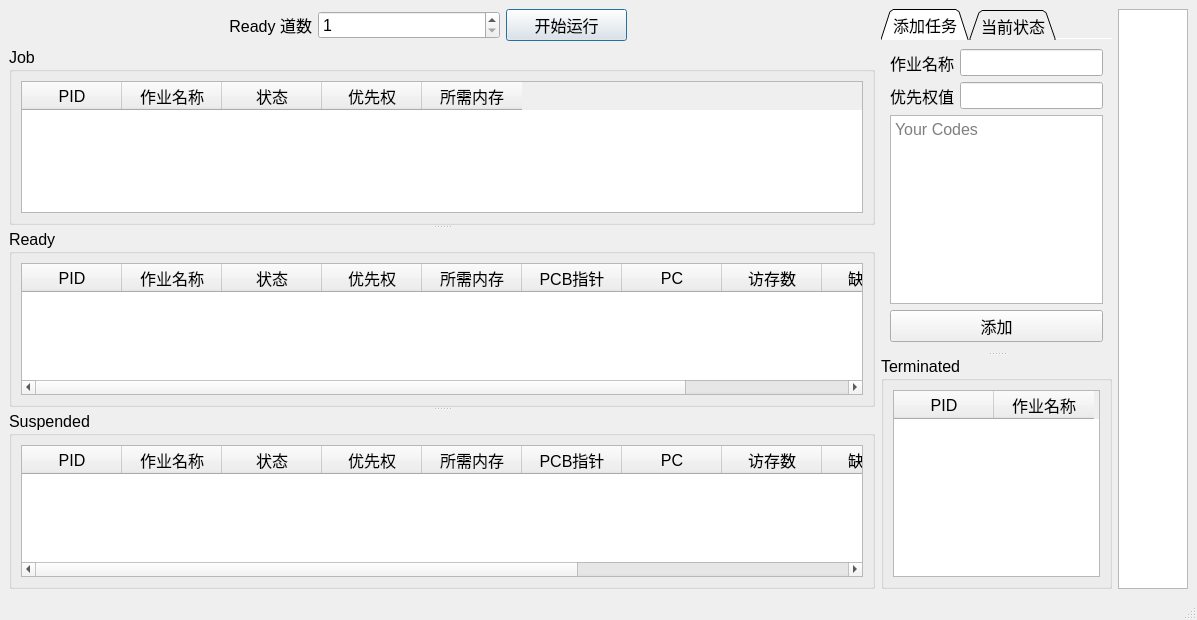
<?xml version="1.0" encoding="UTF-8"?>
<ui version="4.0">
 <class>MainWindow</class>
 <widget class="QMainWindow" name="MainWindow">
  <property name="windowModality">
   <enum>Qt::NonModal</enum>
  </property>
  <property name="geometry">
   <rect>
    <x>0</x>
    <y>0</y>
    <width>1197</width>
    <height>620</height>
   </rect>
  </property>
  <property name="font">
   <font>
    <pointsize>9</pointsize>
   </font>
  </property>
  <property name="focusPolicy">
   <enum>Qt::StrongFocus</enum>
  </property>
  <property name="windowTitle">
   <string>调度模拟</string>
  </property>
  <property name="unifiedTitleAndToolBarOnMac">
   <bool>true</bool>
  </property>
  <widget class="QWidget" name="centralwidget">
   <property name="font">
    <font>
     <pointsize>12</pointsize>
    </font>
   </property>
   <layout class="QHBoxLayout" name="horizontalLayout_6" stretch="30,8,1">
    <item>
     <layout class="QVBoxLayout" name="verticalLayout_4">
      <item>
       <layout class="QHBoxLayout" name="horizontalLayout_5">
        <item>
         <layout class="QHBoxLayout" name="BottomLayout" stretch="5,3,2,4">
          <item>
           <widget class="QLabel" name="DaoshuLabel">
            <property name="font">
             <font>
              <pointsize>12</pointsize>
             </font>
            </property>
            <property name="text">
             <string>Ready 道数</string>
            </property>
            <property name="alignment">
             <set>Qt::AlignRight|Qt::AlignTrailing|Qt::AlignVCenter</set>
            </property>
           </widget>
          </item>
          <item>
           <widget class="QSpinBox" name="DaoshuBox">
            <property name="font">
             <font>
              <pointsize>12</pointsize>
             </font>
            </property>
            <property name="minimum">
             <number>1</number>
            </property>
            <property name="maximum">
             <number>10</number>
            </property>
           </widget>
          </item>
          <item>
           <widget class="QPushButton" name="StartButton">
            <property name="font">
             <font>
              <pointsize>12</pointsize>
             </font>
            </property>
            <property name="text">
             <string>开始运行</string>
            </property>
            <property name="autoDefault">
             <bool>false</bool>
            </property>
            <property name="default">
             <bool>true</bool>
            </property>
           </widget>
          </item>
          <item>
           <widget class="QLabel" name="label_6">
            <property name="text">
             <string/>
            </property>
           </widget>
          </item>
         </layout>
        </item>
       </layout>
      </item>
      <item>
       <widget class="QSplitter" name="splitter">
        <property name="orientation">
         <enum>Qt::Vertical</enum>
        </property>
        <widget class="QGroupBox" name="groupBox">
         <property name="font">
          <font>
           <pointsize>12</pointsize>
          </font>
         </property>
         <property name="title">
          <string>Job</string>
         </property>
         <layout class="QVBoxLayout" name="verticalLayout">
          <item>
           <widget class="QTableWidget" name="JobPoolTable">
            <property name="horizontalScrollBarPolicy">
             <enum>Qt::ScrollBarAlwaysOff</enum>
            </property>
            <property name="editTriggers">
             <set>QAbstractItemView::NoEditTriggers</set>
            </property>
            <property name="selectionBehavior">
             <enum>QAbstractItemView::SelectRows</enum>
            </property>
            <attribute name="horizontalHeaderVisible">
             <bool>true</bool>
            </attribute>
            <attribute name="horizontalHeaderHighlightSections">
             <bool>true</bool>
            </attribute>
            <attribute name="verticalHeaderVisible">
             <bool>false</bool>
            </attribute>
            <column>
             <property name="text">
              <string>PID</string>
             </property>
            </column>
            <column>
             <property name="text">
              <string>作业名称</string>
             </property>
            </column>
            <column>
             <property name="text">
              <string>状态</string>
             </property>
            </column>
            <column>
             <property name="text">
              <string>优先权</string>
             </property>
            </column>
            <column>
             <property name="text">
              <string>所需内存</string>
             </property>
            </column>
           </widget>
          </item>
         </layout>
        </widget>
        <widget class="QGroupBox" name="groupBox_2">
         <property name="font">
          <font>
           <pointsize>12</pointsize>
          </font>
         </property>
         <property name="title">
          <string>Ready</string>
         </property>
         <layout class="QVBoxLayout" name="verticalLayout_2">
          <item>
           <widget class="QTableWidget" name="ReadyTable">
            <property name="horizontalScrollBarPolicy">
             <enum>Qt::ScrollBarAsNeeded</enum>
            </property>
            <property name="editTriggers">
             <set>QAbstractItemView::NoEditTriggers</set>
            </property>
            <property name="selectionBehavior">
             <enum>QAbstractItemView::SelectRows</enum>
            </property>
            <attribute name="verticalHeaderVisible">
             <bool>false</bool>
            </attribute>
            <column>
             <property name="text">
              <string>PID</string>
             </property>
            </column>
            <column>
             <property name="text">
              <string>作业名称</string>
             </property>
            </column>
            <column>
             <property name="text">
              <string>状态</string>
             </property>
            </column>
            <column>
             <property name="text">
              <string>优先权</string>
             </property>
            </column>
            <column>
             <property name="text">
              <string>所需内存</string>
             </property>
            </column>
            <column>
             <property name="text">
              <string>PCB指针</string>
             </property>
            </column>
            <column>
             <property name="text">
              <string>PC</string>
             </property>
            </column>
            <column>
             <property name="text">
              <string>访存数</string>
             </property>
            </column>
            <column>
             <property name="text">
              <string>缺页数</string>
             </property>
            </column>
            <column>
             <property name="text">
              <string>缺页率</string>
             </property>
            </column>
           </widget>
          </item>
         </layout>
        </widget>
        <widget class="QGroupBox" name="groupBox_3">
         <property name="font">
          <font>
           <pointsize>12</pointsize>
          </font>
         </property>
         <property name="title">
          <string>Suspended</string>
         </property>
         <layout class="QVBoxLayout" name="verticalLayout_3">
          <item>
           <widget class="QTableWidget" name="SuspendTable">
            <property name="horizontalScrollBarPolicy">
             <enum>Qt::ScrollBarAsNeeded</enum>
            </property>
            <property name="editTriggers">
             <set>QAbstractItemView::NoEditTriggers</set>
            </property>
            <property name="selectionBehavior">
             <enum>QAbstractItemView::SelectRows</enum>
            </property>
            <attribute name="verticalHeaderVisible">
             <bool>false</bool>
            </attribute>
            <column>
             <property name="text">
              <string>PID</string>
             </property>
            </column>
            <column>
             <property name="text">
              <string>作业名称</string>
             </property>
            </column>
            <column>
             <property name="text">
              <string>状态</string>
             </property>
            </column>
            <column>
             <property name="text">
              <string>优先权</string>
             </property>
            </column>
            <column>
             <property name="text">
              <string>所需内存</string>
             </property>
            </column>
            <column>
             <property name="text">
              <string>PCB指针</string>
             </property>
            </column>
            <column>
             <property name="text">
              <string>PC</string>
             </property>
            </column>
            <column>
             <property name="text">
              <string>访存数</string>
             </property>
            </column>
            <column>
             <property name="text">
              <string>缺页数</string>
             </property>
            </column>
            <column>
             <property name="text">
              <string>缺页率</string>
             </property>
            </column>
            <column>
             <property name="text">
              <string>IO类型</string>
             </property>
            </column>
            <column>
             <property name="text">
              <string>IO状态</string>
             </property>
            </column>
           </widget>
          </item>
         </layout>
        </widget>
       </widget>
      </item>
     </layout>
    </item>
    <item>
     <widget class="QSplitter" name="splitter_2">
      <property name="frameShape">
       <enum>QFrame::NoFrame</enum>
      </property>
      <property name="orientation">
       <enum>Qt::Vertical</enum>
      </property>
      <property name="opaqueResize">
       <bool>true</bool>
      </property>
      <property name="handleWidth">
       <number>5</number>
      </property>
      <property name="childrenCollapsible">
       <bool>true</bool>
      </property>
      <widget class="QTabWidget" name="AddJobTabWidget">
       <property name="font">
        <font>
         <pointsize>12</pointsize>
        </font>
       </property>
       <property name="tabPosition">
        <enum>QTabWidget::North</enum>
       </property>
       <property name="tabShape">
        <enum>QTabWidget::Triangular</enum>
       </property>
       <property name="currentIndex">
        <number>0</number>
       </property>
       <property name="elideMode">
        <enum>Qt::ElideNone</enum>
       </property>
       <property name="documentMode">
        <bool>true</bool>
       </property>
       <property name="tabsClosable">
        <bool>false</bool>
       </property>
       <property name="movable">
        <bool>true</bool>
       </property>
       <property name="tabBarAutoHide">
        <bool>false</bool>
       </property>
       <widget class="QWidget" name="AddJobTabWidgetPage1">
        <attribute name="title">
         <string>添加任务</string>
        </attribute>
        <layout class="QVBoxLayout" name="verticalLayout_6" stretch="1,1,4,2">
         <item>
          <layout class="QHBoxLayout" name="horizontalLayout_2">
           <item>
            <widget class="QLabel" name="AddJobNameLabel">
             <property name="text">
              <string>作业名称</string>
             </property>
            </widget>
           </item>
           <item>
            <widget class="QLineEdit" name="AddJobNameEdit"/>
           </item>
          </layout>
         </item>
         <item>
          <layout class="QHBoxLayout" name="horizontalLayout_3">
           <item>
            <widget class="QLabel" name="AddJobPriorityLabel">
             <property name="text">
              <string>优先权值</string>
             </property>
            </widget>
           </item>
           <item>
            <widget class="QLineEdit" name="AddJobPriorityEdit"/>
           </item>
          </layout>
         </item>
         <item>
          <widget class="QTextEdit" name="JobText">
           <property name="placeholderText">
            <string>Your Codes</string>
           </property>
          </widget>
         </item>
         <item>
          <widget class="QPushButton" name="AddJobButton">
           <property name="font">
            <font>
             <pointsize>12</pointsize>
             <weight>50</weight>
             <italic>false</italic>
             <bold>false</bold>
             <underline>false</underline>
             <strikeout>false</strikeout>
            </font>
           </property>
           <property name="text">
            <string>添加</string>
           </property>
          </widget>
         </item>
        </layout>
       </widget>
       <widget class="QWidget" name="tab">
        <attribute name="title">
         <string>当前状态</string>
        </attribute>
        <layout class="QFormLayout" name="formLayout">
         <item row="1" column="0">
          <widget class="QLabel" name="label_3">
           <property name="text">
            <string>Job：</string>
           </property>
          </widget>
         </item>
         <item row="2" column="0">
          <widget class="QLabel" name="label_5">
           <property name="text">
            <string>Ready：</string>
           </property>
          </widget>
         </item>
         <item row="3" column="0">
          <widget class="QLabel" name="label_2">
           <property name="text">
            <string>Suspended：</string>
           </property>
          </widget>
         </item>
         <item row="4" column="0">
          <widget class="QLabel" name="label_4">
           <property name="text">
            <string>Terminated：</string>
           </property>
          </widget>
         </item>
         <item row="1" column="1">
          <widget class="QLabel" name="label_job">
           <property name="text">
            <string>0</string>
           </property>
          </widget>
         </item>
         <item row="2" column="1">
          <widget class="QLabel" name="label_ready">
           <property name="text">
            <string>0</string>
           </property>
          </widget>
         </item>
         <item row="3" column="1">
          <widget class="QLabel" name="label_suspended">
           <property name="text">
            <string>0</string>
           </property>
          </widget>
         </item>
         <item row="4" column="1">
          <widget class="QLabel" name="label_terminated">
           <property name="text">
            <string>0</string>
           </property>
          </widget>
         </item>
         <item row="6" column="0">
          <widget class="QLabel" name="label">
           <property name="text">
            <string>Memory：</string>
           </property>
          </widget>
         </item>
         <item row="6" column="1">
          <widget class="QLabel" name="label_memory">
           <property name="text">
            <string>0</string>
           </property>
          </widget>
         </item>
         <item row="7" column="0">
          <widget class="QLabel" name="label_7">
           <property name="text">
            <string>References:</string>
           </property>
          </widget>
         </item>
         <item row="7" column="1">
          <widget class="QLabel" name="label_references">
           <property name="text">
            <string>0</string>
           </property>
          </widget>
         </item>
         <item row="8" column="0">
          <widget class="QLabel" name="label_9">
           <property name="text">
            <string>Page faults:</string>
           </property>
          </widget>
         </item>
         <item row="8" column="1">
          <widget class="QLabel" name="label_page_faults">
           <property name="text">
            <string>0</string>
           </property>
          </widget>
         </item>
         <item row="9" column="0">
          <widget class="QLabel" name="label_11">
           <property name="text">
            <string>Page fault rate:</string>
           </property>
          </widget>
         </item>
         <item row="9" column="1">
          <widget class="QLabel" name="label_fault_rate">
           <property name="text">
            <string>0</string>
           </property>
          </widget>
         </item>
         <item row="5" column="0">
          <widget class="QLabel" name="NowRunningLabel">
           <property name="text">
            <string>Running:</string>
           </property>
           <property name="alignment">
            <set>Qt::AlignLeading|Qt::AlignLeft|Qt::AlignVCenter</set>
           </property>
          </widget>
         </item>
        </layout>
       </widget>
      </widget>
      <widget class="QGroupBox" name="FinishedGroupBox">
       <property name="font">
        <font>
         <pointsize>12</pointsize>
        </font>
       </property>
       <property name="title">
        <string>Terminated</string>
       </property>
       <layout class="QVBoxLayout" name="verticalLayout_5">
        <item>
         <widget class="QTableWidget" name="TerminatedTable">
          <property name="editTriggers">
           <set>QAbstractItemView::NoEditTriggers</set>
          </property>
          <property name="selectionBehavior">
           <enum>QAbstractItemView::SelectRows</enum>
          </property>
          <attribute name="verticalHeaderVisible">
           <bool>false</bool>
          </attribute>
          <column>
           <property name="text">
            <string>PID</string>
           </property>
          </column>
          <column>
           <property name="text">
            <string>作业名称</string>
           </property>
          </column>
         </widget>
        </item>
       </layout>
      </widget>
     </widget>
    </item>
    <item>
     <widget class="QTableWidget" name="rightBarWidget">
      <property name="verticalScrollBarPolicy">
       <enum>Qt::ScrollBarAlwaysOff</enum>
      </property>
      <property name="horizontalScrollBarPolicy">
       <enum>Qt::ScrollBarAlwaysOff</enum>
      </property>
      <property name="editTriggers">
       <set>QAbstractItemView::NoEditTriggers</set>
      </property>
      <property name="alternatingRowColors">
       <bool>false</bool>
      </property>
      <property name="selectionMode">
       <enum>QAbstractItemView::ExtendedSelection</enum>
      </property>
      <property name="showGrid">
       <bool>false</bool>
      </property>
      <attribute name="horizontalHeaderVisible">
       <bool>false</bool>
      </attribute>
      <attribute name="verticalHeaderVisible">
       <bool>false</bool>
      </attribute>
      <column>
       <property name="text">
        <string>column1</string>
       </property>
      </column>
     </widget>
    </item>
   </layout>
  </widget>
  <widget class="QMenuBar" name="menubar">
   <property name="geometry">
    <rect>
     <x>0</x>
     <y>0</y>
     <width>1197</width>
     <height>23</height>
    </rect>
   </property>
  </widget>
  <widget class="QStatusBar" name="statusbar"/>
 </widget>
 <resources/>
 <connections/>
</ui>
